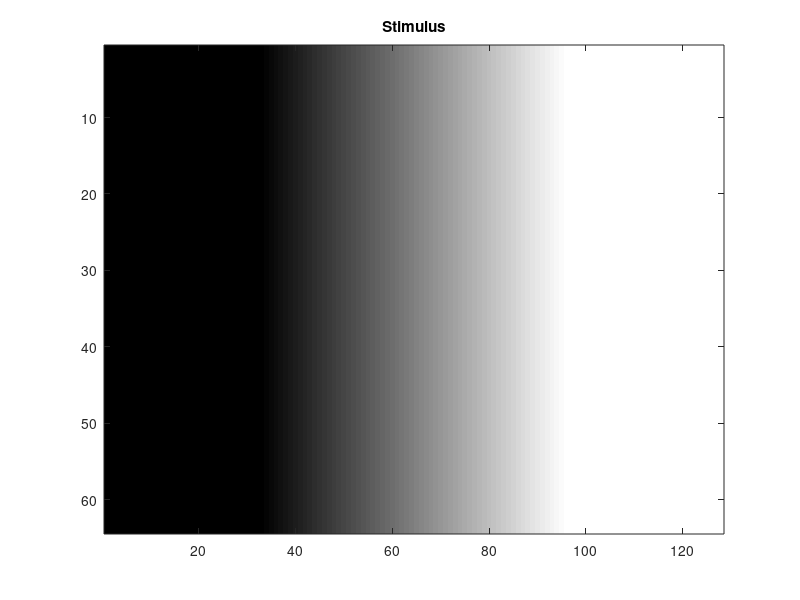
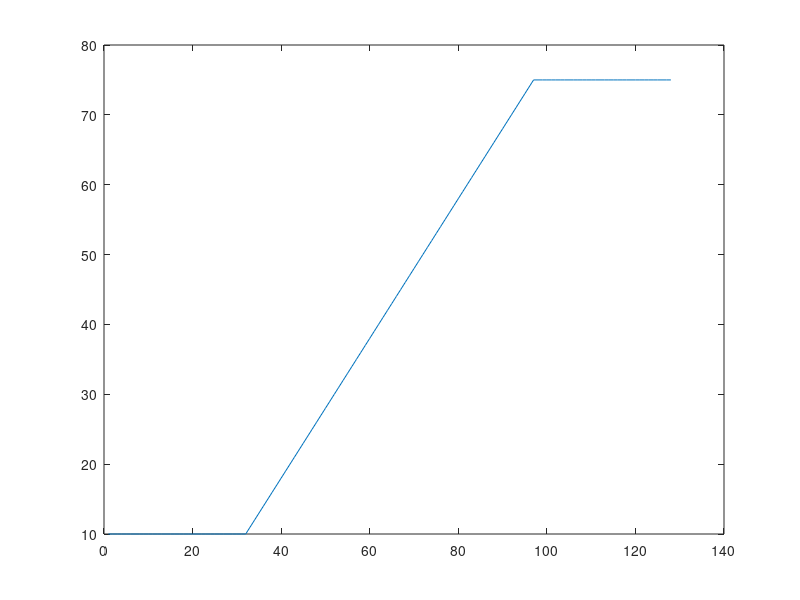

The MATLAB script that drew these images, in order: (Note: this script raises an error after producing the figures.)
%CompVision_Flemming.m

%% 1A) Create visual input for the Mach Band Illusion
%create matrix of luminence values
stim = zeros(64,128); 
stim(:,1:32) = 10;%Low
for i = 1:65 %Gradient
    stim(:,32+i) = stim(:,31+i) + 1;
end
stim(:,(32+65):end) = 75; %High

%Plot image
figure
imagesc(stim)
title('Stimulus');
colormap gray


%% 1B) Plot brightness as function of horizontal position
figure
h = plot(1:128,stim(32,:));
h(1).LineWidth = 2;
title('Brightness as a function of horizontal position','FontSize',16);
xlabel('Horizontal Position','FontSize',14);
ylabel('Brightness','FontSize',14)
set(gca,'XLim',[-2,130],'YLim',[5 80]);

%% 1C) Create the receptive field of a retinal ganglion cell: Diff of 2 Gaussians
[X,y] = meshgrid(-2:1:2); % X coordinates and Y coordinates
[TH,R] = cart2pol(X,y); % Polar Coordinates

%%%%%%%%%%%%%%%%%%%%%%%%%% NEEDS EDIT %%%%%%%%%%%%%%%%%%%%%%%%%%%%%%%%%%%%%
Egaus = normpdf(R,0,sqrt(2)); % Excitatory, mu = 0, var = 2, 5x5 grid
Igaus = normpdf(R,0,sqrt(6)); % Inhibitory, mu = 0, var = 6, 5x5 grid
%%%%%%%%%%%%%%%%%%%%%%%%%%%%%%%%%%%%%%%%%%%%%%%%%%%%%%%%%%%%%%%%%%%%%%%%%%%

S = 500; %overall strength of the field connectivity
IE = 1; % ratio of inhibition to excitation 
Rfield = S*(Egaus - IE*Igaus); %created receptive field

 figure
 imagesc(Rfield)
 title('Receptive Field');
 colormap gray

%% 1D) Convolve RF and Input to observe first stage of visual system perception
V1 = conv2(stim,Rfield,'valid');
figure
imagesc(V1)
title('Receptive Field x Stimulus Convolution Output');
colormap gray

% Now compare with the stimulus brightness
indx = [1:128;NaN NaN 3:126 NaN NaN]';
data = [stim(32,:);NaN NaN V1(32,:) NaN NaN]';
% 
% figure
% g = plot(indx,data);
% g(1).LineWidth = 2;
% g(2).LineWidth = 2;
% 
% title('Brightness of Stimulus vs Perception','FontSize',16);
% xlabel('Horizontal Position','FontSize',14);
% ylabel('Brightness','FontSize',14)
% legend({'Stimulus','Response'});
% set(gca,'XLim',[-2,130],'YLim',[5 80]);

%% 1 Bonus) Normalize the curves to show the difference
data2(:,1) = data(:,1)./max(data(:,1));
data2(:,2) = data(:,2) ./ max(data(:,2));

figure
g = plot(indx,data2);
g(1).LineWidth = 2;
g(2).LineWidth = 2;

title('Normalized Brightness of Stimulus vs Perception','FontSize',16);
xlabel('Horizontal Position','FontSize',14);
ylabel('Brightness','FontSize',14)
legend({'Stimulus','Response'});
set(gca,'XLim',[-2,130],'YLim',[0.08,1.02]);
%% 2) V1 orientation tuning
%A) Define orientation and spatial frequency
OR = 0;
SF = 0.01;
%B) Coordinate space
[x,y] = meshgrid(-20:1:20);

%C) Create Gabor Function
std_x = 7;
std_y = 17;

gaus2d = @(x,y) exp(-0.5*(((x.^2)/(std_x^2)) + ((y.^2)/(std_y^2))));

Y = -x*sin(OR) + y*cos(OR); %Skew&rotate gausssian
X = x*cos(OR)+y*sin(OR);

A = sin(2*pi*SF*X)/(2*pi*std_x*std_y); %Define modulating sinusoid;
Gabor = A.*gaus2d(X,Y);

%D) Plot the Gabor function

figure
imagesc(Gabor);
colormap gray
title('Gabor Function, OR=0,SF=0.01');
xlabel('Horizontal Position');
ylabel('Vertical Position');

%E) Load Rose and convolve with Gabor
input = imread('rose.jpg');
v1b = conv2(double(input),Gabor,'valid');
figure
subplot(2,3,1)
imagesc(input)
title('Input')
set(gca,'XTickLabel','','YTickLabel','')
colormap gray


subplot(2,3,2)
imagesc(v1b)
title('OR=0,SF=0.01');
set(gca,'XTickLabel','','YTickLabel','')
colormap gray

%F) Play with OR (pi/2,pi/4) and SF (.5,1) and observe output. What do
%these manipulations do to the representation?
OR2 = pi/2; OR3 = pi/4; SF4 = 0.5; SF5 = 1;
X2 = x*cos(OR2) + y*sin(OR2); Y2 = -x*sin(OR2) + y*cos(OR2);
X3 = x*cos(OR3) + y*sin(OR3); Y3 = -x*sin(OR3) + y*cos(OR3);
filter2 = gaus2d(X2,Y2); filter3 = gaus2d(X3,Y3);

A4 = sin(2*pi*SF4*x)/(2*pi*std_x*std_y);
A5 = sin(2*pi*SF5*x)/(2*pi*std_x*std_y);
gaus2d4 = @(x,y) A4.*exp(-((x^2 / (2*std_x^2))+(y^2 / (2*std_y^2))));
gaus2d5 = @(x,y) A5.*exp(-((x^2 / (2*std_x^2))+(y^2 / (2*std_y^2))));

filter4 = gaus2d4(X,Y); filter5 = gaus2d5(X,Y);

v1c = conv2(double(input),filter2,'valid');
v1d = conv2(double(input),filter3,'valid');
v1e = conv2(double(input),filter4,'valid');
v1f = conv2(double(input),filter5,'valid');


subplot(2,3,3)
imagesc(v1c)
title('OR = pi/2, SF = 0.01');
colormap gray
set(gca,'XTickLabel','','YTickLabel','')

subplot(2,3,4)
imagesc(v1d)
title('OR = pi/4, SF = 0.01');
colormap gray
set(gca,'XTickLabel','','YTickLabel','')


subplot(2,3,5)
imagesc(v1e)
title('SF = 0.5, OR = 0');
colormap gray
set(gca,'XTickLabel','','YTickLabel','')


subplot(2,3,6)
imagesc(v1f)
title('SF = 1, OR = 0');
colormap gray
set(gca,'XTickLabel','','YTickLabel','')

%% 3) Gray Spot Illusion
%1) Load and view the illusion image
load('hgrid.mat');
imshow(hgrid)
%2) Construct the receptive field and convolve it with the image
%retina(RF size as frac of image, stdev of kernel = 0.15, image = hgrid)
figure
%retina(.05,0.15,hgrid); % Shows gray constants and back and white edges
%retina(.25,0.15,hgrid); % Shows white bg and black boxes, blurry
%retina(0.005,0.15,hgrid); % Full black, fields too small
%retina(0.1,0.15,hgrid); % Black edges, gray center box, gray x's in junctions where dots go
retina(0.075,0.15,hgrid); %Shows gray dots in junctions
%retina(0.01,0.15,hgrid); %Gives gray background, only see color at edges
%retina(0.5,0.15,hgrid); %Blurry rounded squares
% ANSWER:
% At a high percentage receptive field coverage, the boxes are resolved
% normally (if a bit blurry, pct > 0.15). However at low percentages of the
% image (pct < 0.1) you see that gray circles/boxes/x's begin appearing in
% the junctions between four boxes. The receptive field size corresponds to
% 1/pct(image), so low pct -> many receptive fields. When you have these
% many receptive fields, they convolve, and average the intensity of the
% surrounding spaces. When the filters are the right size, the black surrounds
% cause the central points to appear closer to gray than white (in the on cells).
% This is a distinct result of surround inhibition.

